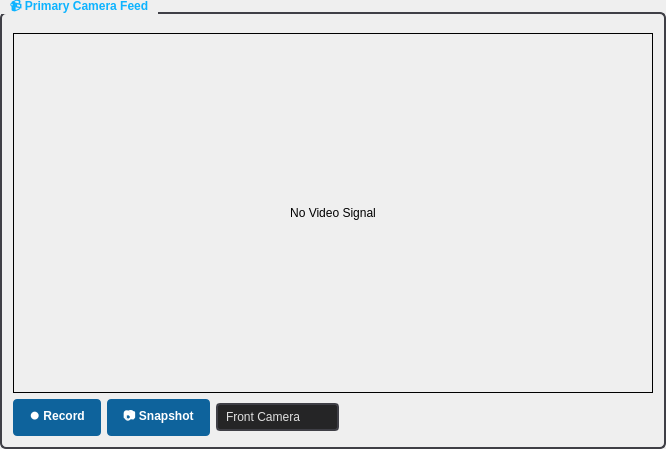
         <widget class="QGroupBox" name="grpCameraFeed">
          <property name="sizePolicy">
           <sizepolicy hsizetype="Expanding" vsizetype="Expanding">
            <horstretch>2</horstretch>
            <verstretch>0</verstretch>
           </sizepolicy>
          </property>
          <property name="styleSheet">
           <string notr="true">QGroupBox {
    border: 2px solid #3f3f46;
    border-radius: 6px;
    margin-top: 12px;
    padding-top: 8px;
    font-weight: bold;
}

QGroupBox::title {
    subcontrol-origin: margin;
    subcontrol-position: top left;
    padding: 0 8px;
    color: #0db3ff;
}</string>
          </property>
          <property name="title">
           <string>📹 Primary Camera Feed</string>
          </property>
          <layout class="QVBoxLayout" name="cameraLayout">
           <item>
            <widget class="QLabel" name="lblMainCamera">
             <property name="sizePolicy">
              <sizepolicy hsizetype="Expanding" vsizetype="Expanding">
               <horstretch>0</horstretch>
               <verstretch>0</verstretch>
              </sizepolicy>
             </property>
             <property name="minimumSize">
              <size>
               <width>640</width>
               <height>360</height>
              </size>
             </property>
             <property name="frameShape">
              <enum>QFrame::Box</enum>
             </property>
             <property name="text">
              <string>No Video Signal</string>
             </property>
             <property name="scaledContents">
              <bool>false</bool>
             </property>
             <property name="alignment">
              <set>Qt::AlignCenter</set>
             </property>
            </widget>
           </item>
           <item>
            <layout class="QHBoxLayout" name="cameraControlsLayout">
             <item>
              <widget class="QPushButton" name="btnRecord">
               <property name="styleSheet">
                <string notr="true">QPushButton {
    background-color: #0e639c;
    color: #ffffff;
    border: none;
    padding: 8px 16px;
    border-radius: 4px;
    font-weight: bold;
}

QPushButton:hover {
    background-color: #1177bb;
}

QPushButton:pressed {
    background-color: #0d5a8f;
}

QPushButton:disabled {
    background-color: #3f3f46;
    color: #808080;
}

QPushButton#btnEmergencyStop {
    background-color: #c42b1c;
}

QPushButton#btnEmergencyStop:hover {
    background-color: #e03e2e;
}</string>
               </property>
               <property name="text">
                <string>⏺️ Record</string>
               </property>
              </widget>
             </item>
             <item>
              <widget class="QPushButton" name="btnSnapshot">
               <property name="styleSheet">
                <string notr="true">QPushButton {
    background-color: #0e639c;
    color: #ffffff;
    border: none;
    padding: 8px 16px;
    border-radius: 4px;
    font-weight: bold;
}

QPushButton:hover {
    background-color: #1177bb;
}

QPushButton:pressed {
    background-color: #0d5a8f;
}

QPushButton:disabled {
    background-color: #3f3f46;
    color: #808080;
}

QPushButton#btnEmergencyStop {
    background-color: #c42b1c;
}

QPushButton#btnEmergencyStop:hover {
    background-color: #e03e2e;
}</string>
               </property>
               <property name="text">
                <string>📷 Snapshot</string>
               </property>
              </widget>
             </item>
             <item>
              <widget class="QComboBox" name="cmbCameraSelect">
               <property name="styleSheet">
                <string notr="true">QComboBox {
    background-color: #252526;
    border: 2px solid #3f3f46;
    border-radius: 4px;
    padding: 4px 8px;
    color: #e0e0e0;
}

QComboBox:hover {
    border-color: #0e639c;
}

QComboBox::drop-down {
    border: none;
}

QComboBox QAbstractItemView {
    background-color: #2d2d30;
    border: 1px solid #3f3f46;
    selection-background-color: #0e639c;
}
</string>
               </property>
               <item>
                <property name="text">
                 <string>Front Camera</string>
                </property>
               </item>
               <item>
                <property name="text">
                 <string>Bottom Camera</string>
                </property>
               </item>
              </widget>
             </item>
             <item>
              <spacer name="horizontalSpacer_2">
               <property name="orientation">
                <enum>Qt::Horizontal</enum>
               </property>
               <property name="sizeHint" stdset="0">
                <size>
                 <width>40</width>
                 <height>20</height>
                </size>
               </property>
              </spacer>
             </item>
            </layout>
           </item>
          </layout>
         </widget>
